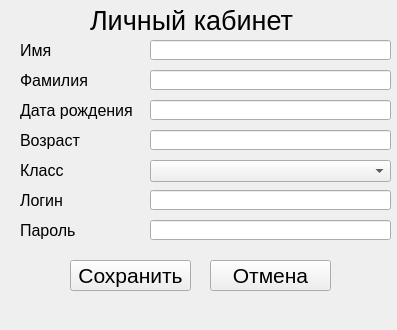
<?xml version="1.0" encoding="UTF-8"?>
<ui version="4.0">
 <class>Form</class>
 <widget class="QWidget" name="Form">
  <property name="geometry">
   <rect>
    <x>0</x>
    <y>0</y>
    <width>397</width>
    <height>330</height>
   </rect>
  </property>
  <property name="windowTitle">
   <string>Изменитть кабинет</string>
  </property>
  <widget class="QLabel" name="label">
   <property name="geometry">
    <rect>
     <x>90</x>
     <y>10</y>
     <width>211</width>
     <height>21</height>
    </rect>
   </property>
   <property name="font">
    <font>
     <pointsize>20</pointsize>
    </font>
   </property>
   <property name="text">
    <string>Личный кабинет</string>
   </property>
  </widget>
  <widget class="QLabel" name="label_2">
   <property name="geometry">
    <rect>
     <x>20</x>
     <y>40</y>
     <width>41</width>
     <height>21</height>
    </rect>
   </property>
   <property name="font">
    <font>
     <pointsize>12</pointsize>
    </font>
   </property>
   <property name="text">
    <string>Имя</string>
   </property>
  </widget>
  <widget class="QLabel" name="label_4">
   <property name="geometry">
    <rect>
     <x>20</x>
     <y>70</y>
     <width>71</width>
     <height>21</height>
    </rect>
   </property>
   <property name="font">
    <font>
     <pointsize>12</pointsize>
    </font>
   </property>
   <property name="text">
    <string>Фамилия</string>
   </property>
  </widget>
  <widget class="QLabel" name="label_6">
   <property name="geometry">
    <rect>
     <x>20</x>
     <y>100</y>
     <width>121</width>
     <height>21</height>
    </rect>
   </property>
   <property name="font">
    <font>
     <pointsize>12</pointsize>
    </font>
   </property>
   <property name="text">
    <string>Дата рождения</string>
   </property>
  </widget>
  <widget class="QLabel" name="label_7">
   <property name="geometry">
    <rect>
     <x>20</x>
     <y>130</y>
     <width>61</width>
     <height>21</height>
    </rect>
   </property>
   <property name="font">
    <font>
     <pointsize>12</pointsize>
    </font>
   </property>
   <property name="text">
    <string>Возраст</string>
   </property>
  </widget>
  <widget class="QLabel" name="LabelChange">
   <property name="geometry">
    <rect>
     <x>20</x>
     <y>160</y>
     <width>71</width>
     <height>21</height>
    </rect>
   </property>
   <property name="font">
    <font>
     <pointsize>12</pointsize>
    </font>
   </property>
   <property name="text">
    <string>Класс</string>
   </property>
  </widget>
  <widget class="QLabel" name="label_9">
   <property name="geometry">
    <rect>
     <x>20</x>
     <y>190</y>
     <width>51</width>
     <height>21</height>
    </rect>
   </property>
   <property name="font">
    <font>
     <pointsize>12</pointsize>
    </font>
   </property>
   <property name="text">
    <string>Логин</string>
   </property>
  </widget>
  <widget class="QLabel" name="label_10">
   <property name="geometry">
    <rect>
     <x>20</x>
     <y>220</y>
     <width>61</width>
     <height>21</height>
    </rect>
   </property>
   <property name="font">
    <font>
     <pointsize>12</pointsize>
    </font>
   </property>
   <property name="text">
    <string>Пароль</string>
   </property>
  </widget>
  <widget class="QPushButton" name="Save">
   <property name="geometry">
    <rect>
     <x>70</x>
     <y>260</y>
     <width>121</width>
     <height>31</height>
    </rect>
   </property>
   <property name="maximumSize">
    <size>
     <width>16777215</width>
     <height>16777215</height>
    </size>
   </property>
   <property name="font">
    <font>
     <pointsize>16</pointsize>
    </font>
   </property>
   <property name="text">
    <string>Сохранить</string>
   </property>
  </widget>
  <widget class="QLineEdit" name="Surname">
   <property name="geometry">
    <rect>
     <x>150</x>
     <y>70</y>
     <width>241</width>
     <height>20</height>
    </rect>
   </property>
  </widget>
  <widget class="QLineEdit" name="Birthday">
   <property name="geometry">
    <rect>
     <x>150</x>
     <y>100</y>
     <width>241</width>
     <height>20</height>
    </rect>
   </property>
  </widget>
  <widget class="QLineEdit" name="Age">
   <property name="geometry">
    <rect>
     <x>150</x>
     <y>130</y>
     <width>241</width>
     <height>20</height>
    </rect>
   </property>
  </widget>
  <widget class="QLineEdit" name="Login">
   <property name="geometry">
    <rect>
     <x>150</x>
     <y>190</y>
     <width>241</width>
     <height>20</height>
    </rect>
   </property>
  </widget>
  <widget class="QLineEdit" name="Password">
   <property name="geometry">
    <rect>
     <x>150</x>
     <y>220</y>
     <width>241</width>
     <height>20</height>
    </rect>
   </property>
  </widget>
  <widget class="QComboBox" name="comboBox">
   <property name="geometry">
    <rect>
     <x>150</x>
     <y>160</y>
     <width>241</width>
     <height>22</height>
    </rect>
   </property>
  </widget>
  <widget class="QLineEdit" name="Name">
   <property name="geometry">
    <rect>
     <x>150</x>
     <y>40</y>
     <width>241</width>
     <height>20</height>
    </rect>
   </property>
  </widget>
  <widget class="QLabel" name="Error">
   <property name="geometry">
    <rect>
     <x>130</x>
     <y>300</y>
     <width>131</width>
     <height>20</height>
    </rect>
   </property>
   <property name="font">
    <font>
     <pointsize>10</pointsize>
    </font>
   </property>
   <property name="text">
    <string/>
   </property>
  </widget>
  <widget class="QPushButton" name="Exit">
   <property name="geometry">
    <rect>
     <x>210</x>
     <y>260</y>
     <width>121</width>
     <height>31</height>
    </rect>
   </property>
   <property name="maximumSize">
    <size>
     <width>16777215</width>
     <height>16777215</height>
    </size>
   </property>
   <property name="font">
    <font>
     <pointsize>16</pointsize>
    </font>
   </property>
   <property name="text">
    <string>Отмена</string>
   </property>
  </widget>
 </widget>
 <resources/>
 <connections/>
</ui>
